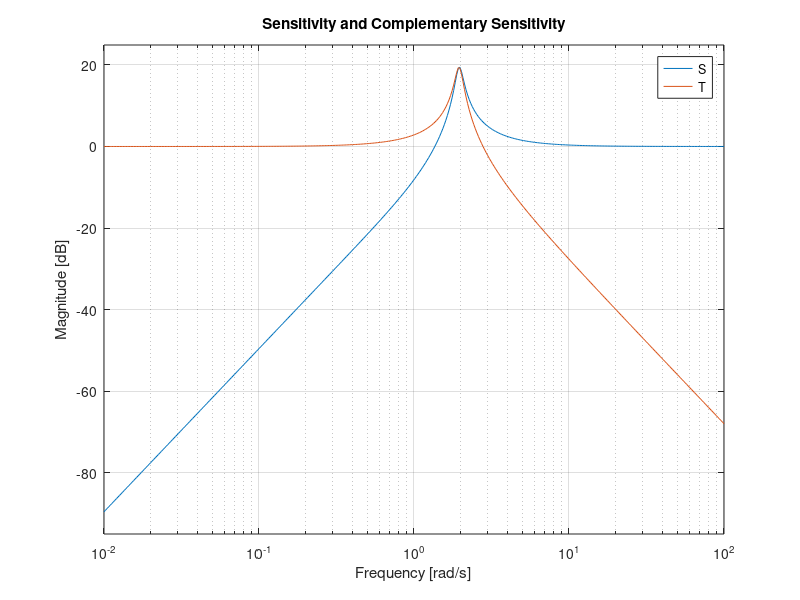

Write MATLAB code to recreate this figure.
s = tf('s');
G = 1 / (s * (s + 1));     % plant
Kp = 4; Ki = 3;
C = Kp + Ki / s;           % PI controller

L = C * G;
S = 1 / (1 + L);
T = L / (1 + L);

w = logspace(-2, 2, 400);
[magS, ~, ~] = bode(S, w);
[magT, ~, ~] = bode(T, w);

magS = squeeze(magS);
magT = squeeze(magT);
Ms = max(magS);
Mt = max(magT);
fprintf('M_S = %g, M_T = %g\n', Ms, Mt);

figure;
bodemag(S, T, w);
legend('S', 'T');
grid on;
title('Sensitivity and Complementary Sensitivity');

% In Simulink:
% - Build a unity-feedback loop with Transfer Fcn blocks for G(s) and C(s).
% - Use "Linear Analysis Tool" or "linmod" to obtain the linear model.
% - Use bode, bodemag, and sigma (for MIMO later) to inspect S and T.
